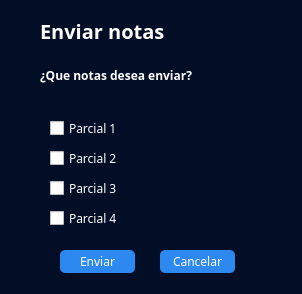
<?xml version="1.0" encoding="UTF-8"?>
<ui version="4.0">
 <class>Notas</class>
 <widget class="QDialog" name="Notas">
  <property name="geometry">
   <rect>
    <x>0</x>
    <y>0</y>
    <width>302</width>
    <height>294</height>
   </rect>
  </property>
  <property name="windowTitle">
   <string>Dialog</string>
  </property>
  <property name="styleSheet">
   <string notr="true">*{
font-family:century gothic;
color:white;
}

QDialog{
background:  rgba(2, 14, 38, 255)

}

QFrame
{
background: #020E26;
border-radius: 15px;
}

QToolButton
{
background: #2d89ef;
border-radius: 15px;
}

QToolButton:hover
{
background:  #2b5797;
border-radius: 15px;
}

QLabel{
color:white;
font-weight:bold;

}

QLineEdit
{
background:#1d1d1d;
border:none;
border-bottom: 1px solid white;
color:white;
}

QPushButton{
background: #2d89ef;
color: white;
border-radius: 5px;
}

QPushButton:hover{
background: #2b5797;
color: white;
border-radius: 5px;
font-weight:bold;
}

QGroupBox{
color:white;

}

QGroupBox#ref{
color:white;
}

QLabel#Titulo
{
font-size:20px;
}
QTableWidget
{
color:white;
text-align:center;
}
</string>
  </property>
  <widget class="QLabel" name="Titulo">
   <property name="geometry">
    <rect>
     <x>40</x>
     <y>20</y>
     <width>191</width>
     <height>21</height>
    </rect>
   </property>
   <property name="text">
    <string>Enviar notas</string>
   </property>
  </widget>
  <widget class="QLabel" name="l_desc">
   <property name="geometry">
    <rect>
     <x>40</x>
     <y>60</y>
     <width>211</width>
     <height>31</height>
    </rect>
   </property>
   <property name="text">
    <string>¿Que notas desea enviar?</string>
   </property>
  </widget>
  <widget class="QFrame" name="frame">
   <property name="geometry">
    <rect>
     <x>30</x>
     <y>110</y>
     <width>171</width>
     <height>121</height>
    </rect>
   </property>
   <property name="frameShape">
    <enum>QFrame::StyledPanel</enum>
   </property>
   <property name="frameShadow">
    <enum>QFrame::Raised</enum>
   </property>
   <widget class="QCheckBox" name="cb_tp">
    <property name="geometry">
     <rect>
      <x>20</x>
      <y>100</y>
      <width>121</width>
      <height>17</height>
     </rect>
    </property>
    <property name="text">
     <string>Parcial 4</string>
    </property>
   </widget>
   <widget class="QCheckBox" name="cb_1">
    <property name="geometry">
     <rect>
      <x>20</x>
      <y>10</y>
      <width>101</width>
      <height>16</height>
     </rect>
    </property>
    <property name="text">
     <string>Parcial 1</string>
    </property>
   </widget>
   <widget class="QCheckBox" name="cb_3">
    <property name="geometry">
     <rect>
      <x>20</x>
      <y>70</y>
      <width>121</width>
      <height>17</height>
     </rect>
    </property>
    <property name="text">
     <string>Parcial 3</string>
    </property>
   </widget>
   <widget class="QCheckBox" name="cb_2">
    <property name="geometry">
     <rect>
      <x>20</x>
      <y>40</y>
      <width>111</width>
      <height>17</height>
     </rect>
    </property>
    <property name="text">
     <string>Parcial 2</string>
    </property>
   </widget>
  </widget>
  <widget class="QPushButton" name="pushButton">
   <property name="geometry">
    <rect>
     <x>60</x>
     <y>250</y>
     <width>75</width>
     <height>23</height>
    </rect>
   </property>
   <property name="text">
    <string>Enviar</string>
   </property>
  </widget>
  <widget class="QPushButton" name="pushButton_2">
   <property name="geometry">
    <rect>
     <x>160</x>
     <y>250</y>
     <width>75</width>
     <height>23</height>
    </rect>
   </property>
   <property name="text">
    <string>Cancelar</string>
   </property>
  </widget>
 </widget>
 <resources/>
 <connections/>
</ui>
